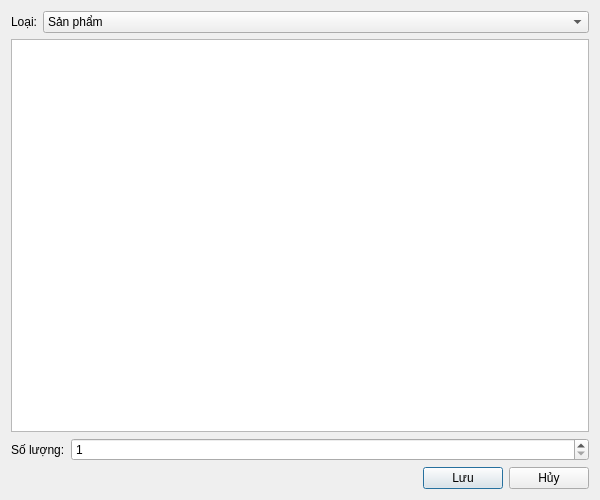
<?xml version="1.0" encoding="UTF-8"?>
<ui version="4.0">
 <class>EditDetailDialog</class>
 <widget class="QDialog" name="EditDetailDialog">
  <property name="geometry">
   <rect>
    <x>0</x>
    <y>0</y>
    <width>600</width>
    <height>500</height>
   </rect>
  </property>
  <property name="windowTitle">
   <string>Sửa Chi Tiết Hóa Đơn</string>
  </property>
  <layout class="QVBoxLayout" name="verticalLayout">
   <item>
    <layout class="QFormLayout" name="formLayout">
     <item row="0" column="0">
      <widget class="QLabel" name="label">
       <property name="text">
        <string>Loại:</string>
       </property>
      </widget>
     </item>
     <item row="0" column="1">
      <widget class="QComboBox" name="typeComboBox">
       <item>
        <property name="text">
         <string>Sản phẩm</string>
        </property>
       </item>
       <item>
        <property name="text">
         <string>Thú cưng</string>
        </property>
       </item>
      </widget>
     </item>
    </layout>
   </item>
   <item>
    <widget class="QTableWidget" name="itemTable"/>
   </item>
   <item>
    <layout class="QFormLayout" name="formLayout_2">
     <item row="0" column="0">
      <widget class="QLabel" name="label_2">
       <property name="text">
        <string>Số lượng:</string>
       </property>
      </widget>
     </item>
     <item row="0" column="1">
      <widget class="QSpinBox" name="quantitySpinBox">
       <property name="minimum">
        <number>1</number>
       </property>
      </widget>
     </item>
    </layout>
   </item>
   <item>
    <layout class="QHBoxLayout" name="horizontalLayout">
     <item>
      <spacer name="horizontalSpacer">
       <property name="orientation">
        <enum>Qt::Horizontal</enum>
       </property>
       <property name="sizeHint" stdset="0">
        <size>
         <width>40</width>
         <height>20</height>
        </size>
       </property>
      </spacer>
     </item>
     <item>
      <widget class="QPushButton" name="saveButton">
       <property name="text">
        <string>Lưu</string>
       </property>
      </widget>
     </item>
     <item>
      <widget class="QPushButton" name="cancelButton">
       <property name="text">
        <string>Hủy</string>
       </property>
      </widget>
     </item>
    </layout>
   </item>
  </layout>
 </widget>
</ui>
